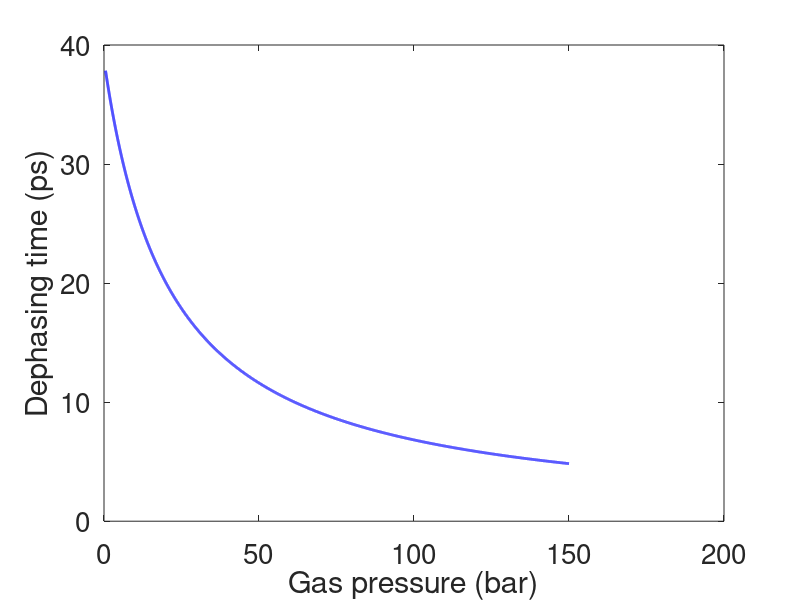

Write the MATLAB code that produced this figure.
clearvars; close all;

temperature = 273.15 + 25;

eta = linspace(0.5,150,10000)';

vib_T2 = 1e6./(pi*(8220+384*eta)); % ps
          
figure;
plot(eta,vib_T2,'linewidth',2,'LineStyle','-','Color','b');
set(gca,'fontsize',20);
xlabel('Gas pressure (bar)');
ylabel('Dephasing time (ps)');
%print('dephasing time.pdf','-dpdf');